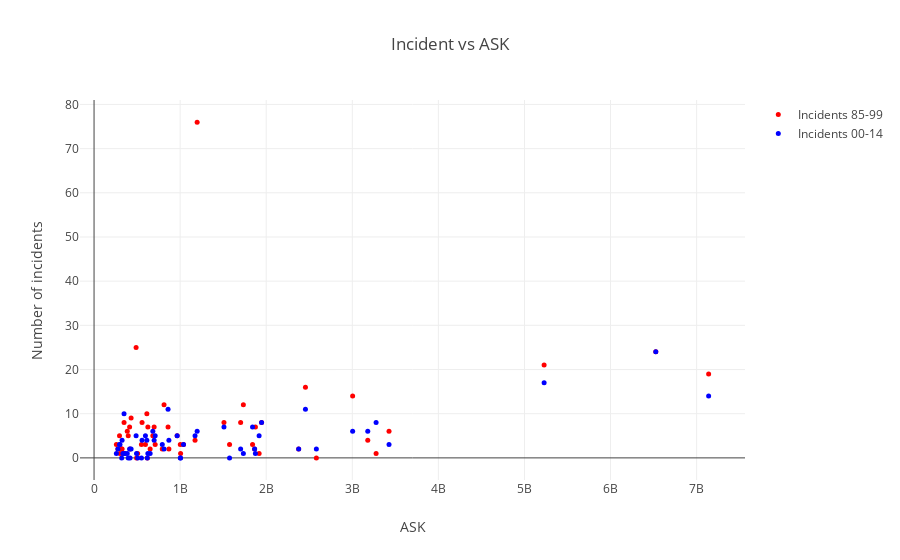

Here is the notebook cell this chart was saved with:
### Code cell
#Scatter plot che confronta gli incidenti (divisi in due blocchi in base all'anno) con ask


data = []

#scatter
trace = go.Scatter(x = ask, y = incident85_99,
                   mode = 'markers', marker = {'color': 'rgb(255,0,0)', 'size': 5, 'symbol': 'circle', 'opacity': 1.0},
                   text = airlines,
                   name = "Incidents 85-99"
                  ) 
data.append(trace)

trace = go.Scatter(x = ask, y = incident00_14,
                   mode = 'markers', marker = {'color': 'rgb(0,0,255)', 'size': 5, 'symbol': 'circle', 'opacity': 1.0},
                   text = airlines,
                   name = "Incidents 00-14"
                  ) 

data.append(trace)


layout = go.Layout(title = 'Incident vs ASK', xaxis = {'title': 'ASK'}, yaxis = {'title': 'Number of incidents'}, barmode='overlay')
fig=go.Figure(data=data, layout=layout)

py.iplot(fig)

### Figure 1 — Plotly figure (JSON) as saved in the notebook; plotly's stock layout.template omitted (floating-point values rounded to 4 significant figures)
{"data": [{"marker": {"color": "rgb(255,0,0)", "opacity": 1, "size": 5, "symbol": "circle"}, "mode": "markers", "name": "Incidents 85-99", "text": ["Aer Lingus", "Aeroflot*", "Aerolineas Argentinas", "Aeromexico*", "Air Canada", "Air France", "Air India*", "Air New Zealand*", "Alaska Airlines*", "Alitalia", "All Nippon Airways", "American*", "Austrian Airlines", "Avianca", "British Airways*", "Cathay Pacific*", "China Airlines", "Condor", "COPA", "Delta / Northwest*", "Egyptair", "El Al", "Ethiopian Airlines", "Finnair", "Garuda Indonesia", "Gulf Air", "Hawaiian Airlines", "Iberia", "Japan Airlines", "Kenya Airways", "KLM*", "Korean Air", "LAN Airlines", "Lufthansa*", "Malaysia Airlines", "Pakistan International", "Philippine Airlines", "Qantas*", "Royal Air Maroc", "SAS*", "Saudi Arabian", "Singapore Airlines", "South African", "Southwest Airlines", "Sri Lankan / AirLanka", "SWISS*", "TACA", "TAM", "TAP - Air Portugal", "Thai Airways", "Turkish Airlines", "United / Continental*", "US Airways / America West*", "Vietnam Airlines", "Virgin Atlantic", "Xiamen Airlines"], "type": "scatter", "uid": "0b85dfb0-f939-11e8-a5f0-1002b5e0c242", "x": [320906734, 1197672318, 385803648, 596871813, 1865253802, 3004002661, 869253552, 710174817, 965346773, 698012498, 1841234177, 5228357340, 358239823, 396922563, 3179760952, 2582459303, 813216487, 417982610, 550491507, 6525658894, 557699891, 335448023, 488560643, 506464950, 613356665, 301379762, 493877795, 1173203126, 1574217531, 277414794, 1874561773, 1734522605, 1001965891, 3426529504, 1039171244, 348563137, 413007158, 1917428984, 295705339, 682971852, 859673901, 2376857805, 651502442, 3276525770, 325582976, 792601299, 259373346, 1509195646, 619130754, 1702802250, 1946098294, 7139291291, 2455687887, 625084918, 1005248585, 430462962], "y": [2, 76, 6, 3, 2, 14, 2, 3, 5, 7, 3, 21, 1, 5, 4, 0, 12, 2, 3, 24, 8, 1, 25, 1, 10, 1, 0, 4, 3, 2, 7, 12, 3, 6, 3, 8, 7, 1, 5, 5, 7, 2, 2, 1, 2, 2, 3, 8, 0, 8, 8, 19, 16, 7, 1, 9]}, {"marker": {"color": "rgb(0,0,255)", "opacity": 1, "size": 5, "symbol": "circle"}, "mode": "markers", "name": "Incidents 00-14", "text": ["Aer Lingus", "Aeroflot*", "Aerolineas Argentinas", "Aeromexico*", "Air Canada", "Air France", "Air India*", "Air New Zealand*", "Alaska Airlines*", "Alitalia", "All Nippon Airways", "American*", "Austrian Airlines", "Avianca", "British Airways*", "Cathay Pacific*", "China Airlines", "Condor", "COPA", "Delta / Northwest*", "Egyptair", "El Al", "Ethiopian Airlines", "Finnair", "Garuda Indonesia", "Gulf Air", "Hawaiian Airlines", "Iberia", "Japan Airlines", "Kenya Airways", "KLM*", "Korean Air", "LAN Airlines", "Lufthansa*", "Malaysia Airlines", "Pakistan International", "Philippine Airlines", "Qantas*", "Royal Air Maroc", "SAS*", "Saudi Arabian", "Singapore Airlines", "South African", "Southwest Airlines", "Sri Lankan / AirLanka", "SWISS*", "TACA", "TAM", "TAP - Air Portugal", "Thai Airways", "Turkish Airlines", "United / Continental*", "US Airways / America West*", "Vietnam Airlines", "Virgin Atlantic", "Xiamen Airlines"], "type": "scatter", "uid": "0b85dfb1-f939-11e8-b7d6-1002b5e0c242", "x": [320906734, 1197672318, 385803648, 596871813, 1865253802, 3004002661, 869253552, 710174817, 965346773, 698012498, 1841234177, 5228357340, 358239823, 396922563, 3179760952, 2582459303, 813216487, 417982610, 550491507, 6525658894, 557699891, 335448023, 488560643, 506464950, 613356665, 301379762, 493877795, 1173203126, 1574217531, 277414794, 1874561773, 1734522605, 1001965891, 3426529504, 1039171244, 348563137, 413007158, 1917428984, 295705339, 682971852, 859673901, 2376857805, 651502442, 3276525770, 325582976, 792601299, 259373346, 1509195646, 619130754, 1702802250, 1946098294, 7139291291, 2455687887, 625084918, 1005248585, 430462962], "y": [0, 6, 1, 5, 2, 6, 4, 5, 5, 4, 7, 17, 1, 0, 6, 2, 2, 0, 0, 24, 4, 1, 5, 0, 4, 3, 1, 5, 0, 2, 1, 1, 0, 3, 3, 10, 2, 5, 3, 6, 11, 2, 1, 8, 4, 3, 1, 7, 0, 2, 8, 14, 11, 1, 0, 2]}], "layout": {"barmode": "overlay", "title": "Incident vs ASK", "xaxis": {"title": "ASK"}, "yaxis": {"title": "Number of incidents"}}}
